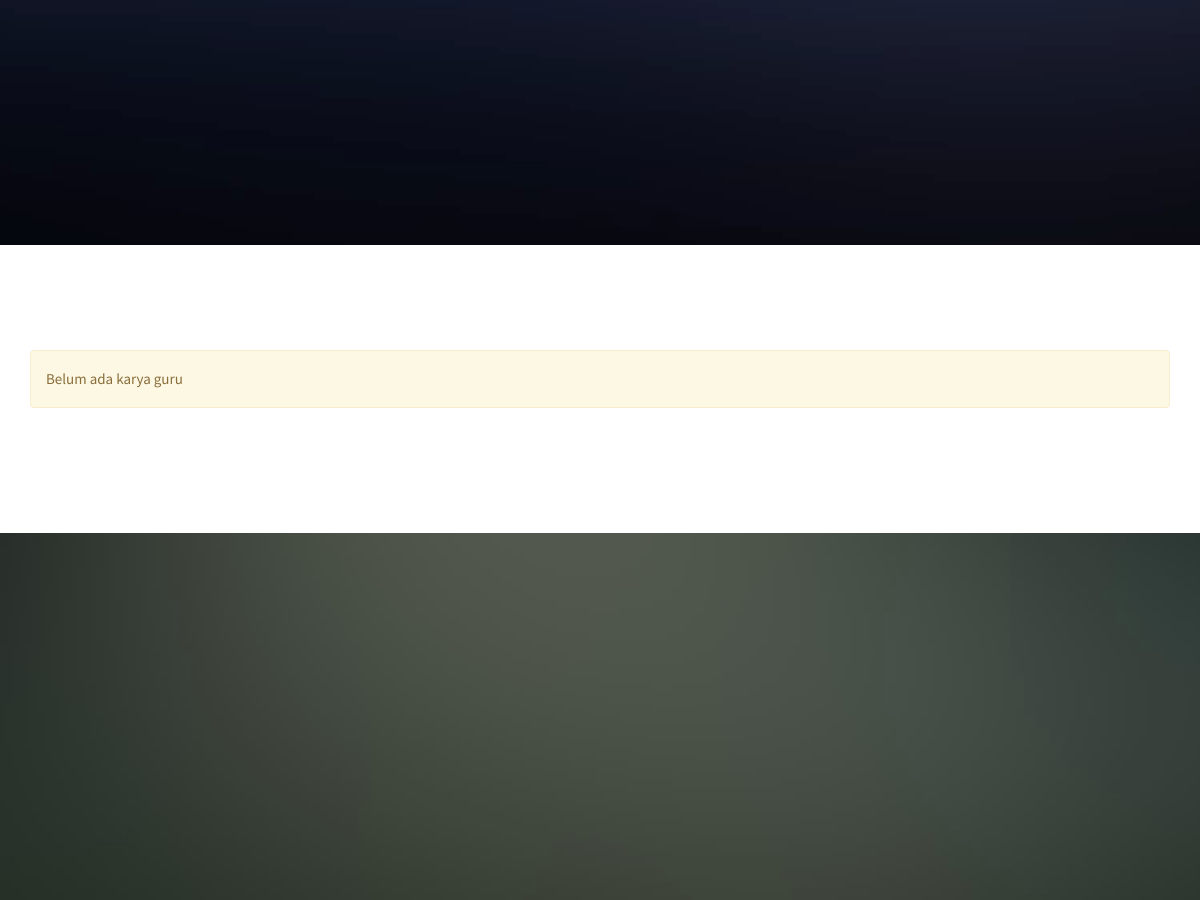
The app's page /gallery.php?id=2 (middle part), older data.
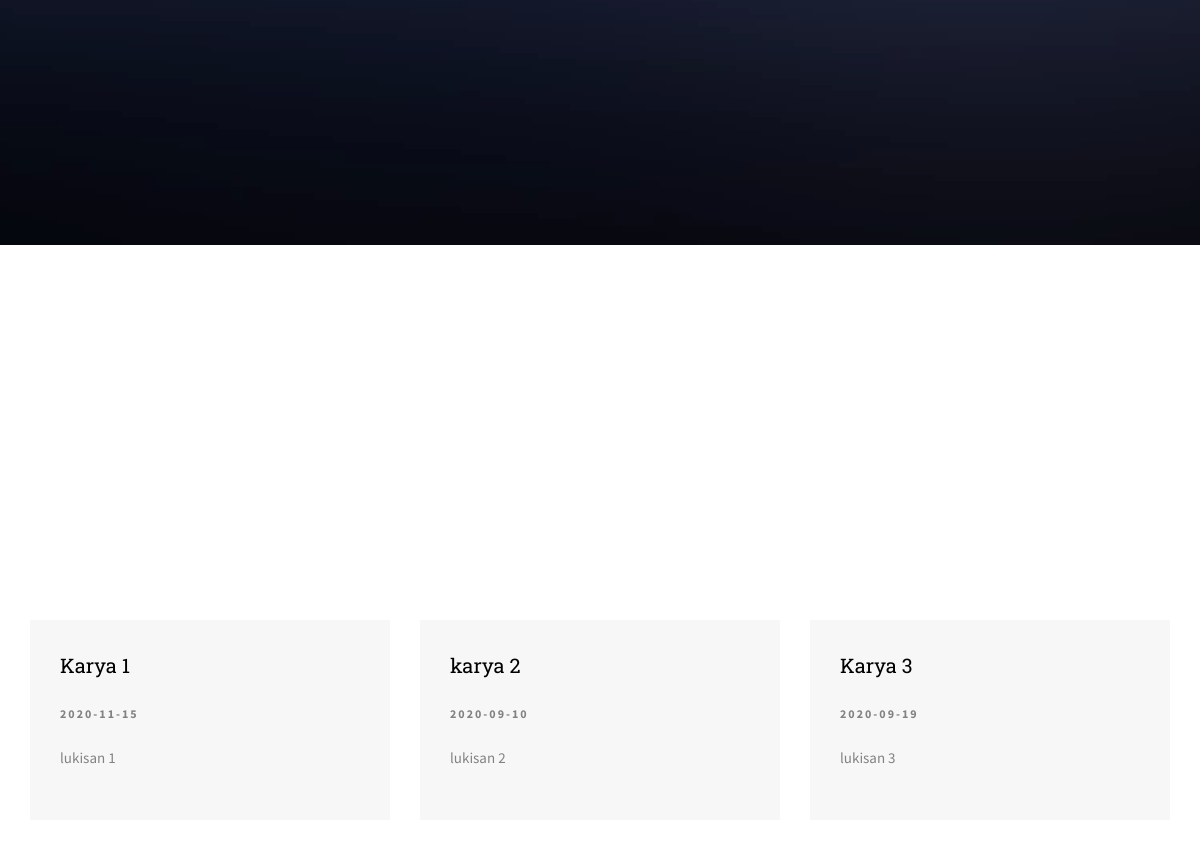
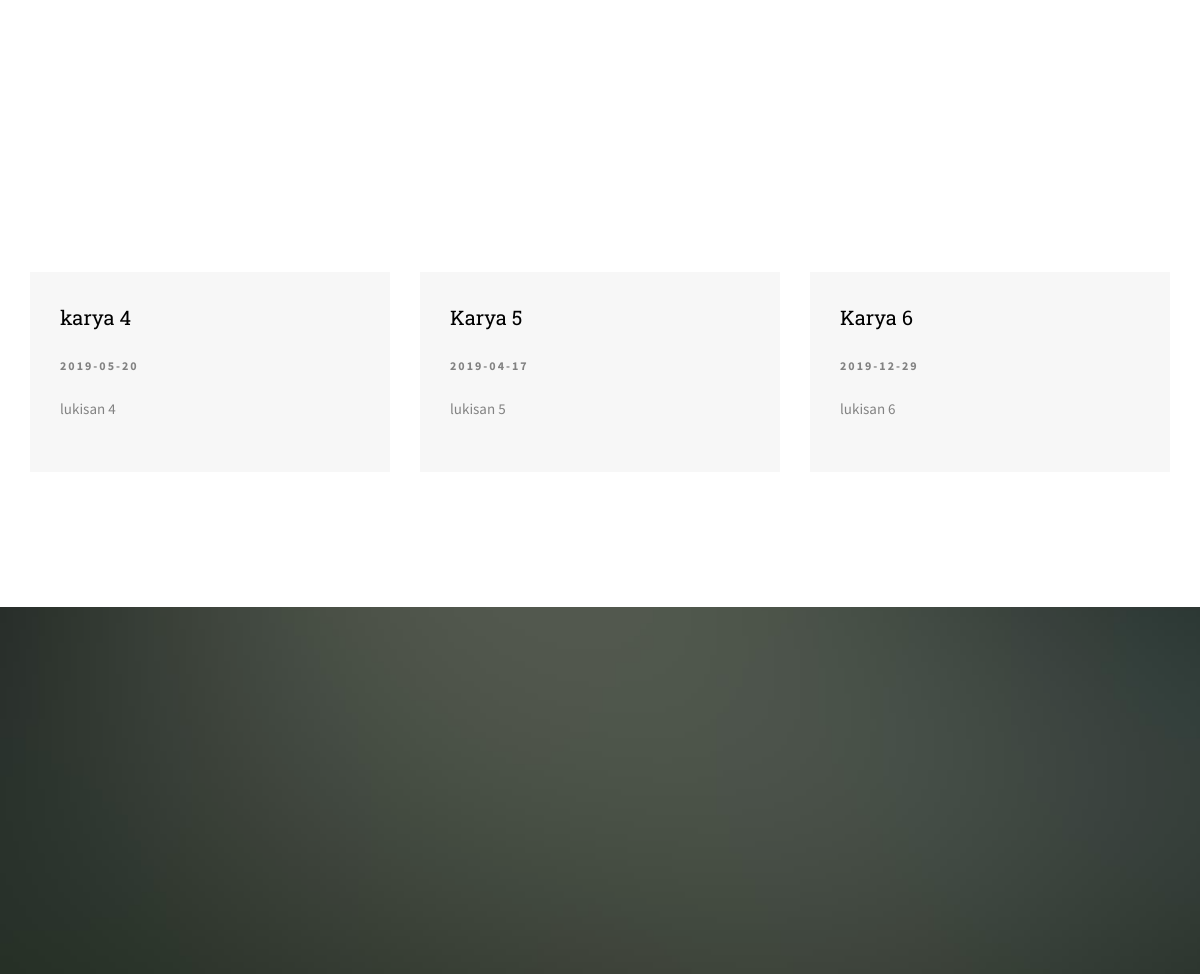
The same page, newer data (2 pictures, top to bottom).
### tables this page shows
CREATE TABLE `tb_karya_guru` (
  `id` int(11) NOT NULL,
  `id_guru` int(11) NOT NULL,
  `judul_karya` varchar(250) NOT NULL,
  `keterangan` text NOT NULL,
  `tanggal` date DEFAULT NULL,
  `foto` varchar(250) DEFAULT NULL
);

### functions/database.php (called while the page is built, shortened)
<?php
function koneksi_sanggar()
{
    global $SERVER, $USER, $PASSWORD, $DATABASE;
    $koneksi = mysqli_connect($SERVER, $USER, $PASSWORD, $DATABASE) or die(mysqli_error($koneksi));
    return $koneksi;
}
function db_get_all($sql)
{
    $tampil = mysqli_query(koneksi_sanggar(), $sql);
    $return = [];
    while ($row = mysqli_fetch_assoc($tampil)) {
        $return[] = $row;
    }
    return $return;
}

### functions/variables.php (called while the page is built, shortened)
<?php
$WEB_URL = "http://localhost/sanggar-brahmastra/";

### gallery.php (the view, shortened to what this page needs)
<?php
require_once('functions/include_all.php');
if (isset($_GET['id'])) {
    $sql_karya = "SELECT * FROM `tb_karya_guru` WHERE id_guru = $_GET[id]";
    $daftar_karya = db_get_all($sql_karya);
}
?>
<!DOCTYPE HTML>
<html>
<head>
    <link rel="stylesheet" href="css/animate.css">
    <link rel="stylesheet" href="css/icomoon.css">
    <link rel="stylesheet" href="css/bootstrap.css">
    <link rel="stylesheet" href="css/magnific-popup.css">
    <link rel="stylesheet" href="css/owl.carousel.min.css">
    <link rel="stylesheet" href="css/owl.theme.default.min.css">
    <link rel="stylesheet" href="css/flexslider.css">
    <link rel="stylesheet" href="css/pricing.css">
    <link rel="stylesheet" href="css/style.css">
<link rel="stylesheet" href="plugins/ekko-lightbox/ekko-lightbox.css" />
</head>
<body>
    <div id="page">
        <aside id="fh5co-hero">
            <div class="flexslider">
                <ul class="slides">
                    <li style="background-image: url(images/img_bg_4.jpg);">
                        <div class="container">
                            <div class="row">
                                <div class="col-md-8 col-md-offset-2 text-center slider-text">
                                    <div class="slider-text-inner">
                                    </div>
                                </div>
                            </div>
                        </div>
                    </li>
                </ul>
            </div>
        </aside>
        <div id="fh5co-blog">
            <div class="container">
                <?php
                if (empty($daftar_karya)) {
                    echo '<div class="alert alert-warning" role="alert"><i class="fa fa-info-circle" aria-hidden="true"></i> Belum ada karya guru</div>';
                } else {
                ?>
                    <div class="row">
                        <?php
                        foreach ($daftar_karya as $karya) {
                        ?>
                            <div class="col-lg-4 col-md-4">
                                <div class="fh5co-blog">
                                    <a href="<?= $WEB_URL . $karya['foto'] ?>" class="blog-img-holder" style="background-image: url(<?= $WEB_URL . $karya['foto'] ?>);"  data-toggle="lightbox" data-title="<?= $karya['judul_karya'] ?>"></a>
                                    <div class="blog-text">
                                        <h3><a href="#"><?= $karya['judul_karya'] ?></a></h3>
                                        <span class="posted_on"><?= $karya['tanggal'] ?></span>
                                        <p><?= $karya['keterangan'] ?></p>
                                    </div>
                                </div>
                            </div>
                        <?php } ?>
                    </div>
                <?php } ?>
            </div>
        </div>
        <div id="fh5co-register" style="background-image: url(images/img_bg_2.jpg);">
            <div class="overlay"></div>
            <div class="row">
            </div>
        </div>
    </div>
</body>
</html>

### css/style.css (style rules this page uses)
body { font-family: "Source Sans Pro", Arial, sans-serif; font-weight: 400; font-size: 15px; line-height: 1.7; color: #828282; background: #fff; }
#page { position: relative; overflow-x: hidden; width: 100%; height: 100%; -webkit-transition: 0.5s; -o-transition: 0.5s; transition: 0.5s; }
a { color: #2D6CDF; -webkit-transition: 0.5s; -o-transition: 0.5s; transition: 0.5s; }
p { margin-bottom: 20px; }
h1, h2, h3, h4, h5, h6, figure { color: #000; font-family: "Roboto Slab", serif; font-weight: 400; margin: 0 0 20px 0; }
#fh5co-hero { min-height: 630px; height: 630px; background: #fff url(../images/loader.gif) no-repeat center center; }
#fh5co-hero .flexslider { border: none; z-index: 1; margin-bottom: 0; }
#fh5co-hero .flexslider .slides { position: relative; overflow: hidden; }
#fh5co-hero .flexslider .slides li { background-repeat: no-repeat; background-size: cover; background-position: bottom center; min-height: 630px; height: 630px; position: relative; }
#fh5co-hero .flexslider .slides li:after { position: absolute; top: 0; bottom: 0; left: 0; right: 0; content: ''; background: rgba(0, 0, 0, 0.4); z-index: 1; }
#fh5co-hero .flexslider .slider-text { display: table; opacity: 0; min-height: 630px; height: 630px; z-index: 9; }
#fh5co-hero .flexslider .slider-text > .slider-text-inner { display: table-cell; vertical-align: middle; min-height: 700px; }
#fh5co-course-categories, #fh5co-counter, #fh5co-course, #fh5co-register, #fh5co-pricing, #fh5co-testimonial, #fh5co-blog, #fh5co-about, #fh5co-staff, #fh5co-contact, #fh5co-footer { padding: 7em 0; clear: both; }
.fh5co-blog { margin-bottom: 30px; width: 100%; float: left; }
.fh5co-blog .blog-img-holder { display: block; background-size: cover; background-position: top center; background-repeat: no-repeat; position: relative; height: 270px; }
.fh5co-blog .blog-text { position: relative; background: rgba(0, 0, 0, 0.03); width: 100%; padding: 30px; float: left; }
.fh5co-blog .blog-text span { font-size: 12px; text-transform: uppercase; letter-spacing: 2px; font-weight: 700; display: inline-block; margin-bottom: 20px; }
.fh5co-blog .blog-text h3 { font-size: 20px; margin-bottom: 20px; line-height: 1.5; }
.fh5co-blog .blog-text h3 a { color: black; }
#fh5co-register { background-size: cover; background-position: center center; background-repeat: no-repeat; position: relative; }
#fh5co-register .overlay { position: absolute; top: 0; left: 0; right: 0; bottom: 0; content: ''; background: rgba(0, 0, 0, 0.5); }

Row changes from the older to the newer data that the page shows:
added tb_karya_guru: judul_karya "Karya 1", tanggal "2020-11-15", keterangan "lukisan 1"
added tb_karya_guru: judul_karya "karya 2", tanggal "2020-09-10", keterangan "lukisan 2"
added tb_karya_guru: judul_karya "Karya 3", tanggal "2020-09-19", keterangan "lukisan 3"
added tb_karya_guru: judul_karya "karya 4", tanggal "2019-05-20", keterangan "lukisan 4"
added tb_karya_guru: judul_karya "Karya 5", tanggal "2019-04-17", keterangan "lukisan 5"
added tb_karya_guru: judul_karya "Karya 6", tanggal "2019-12-29", keterangan "lukisan 6"
Text that changed along with them:
text no longer shown: "Belum ada karya guru"
